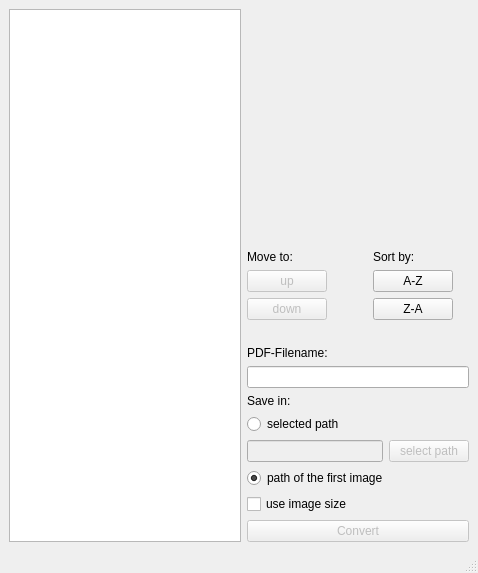
<?xml version="1.0" encoding="UTF-8"?>
<ui version="4.0">
 <class>MainWindow</class>
 <widget class="QMainWindow" name="MainWindow">
  <property name="geometry">
   <rect>
    <x>0</x>
    <y>0</y>
    <width>478</width>
    <height>573</height>
   </rect>
  </property>
  <property name="acceptDrops">
   <bool>true</bool>
  </property>
  <property name="windowTitle">
   <string notr="true">ImagesToPDF</string>
  </property>
  <widget class="QWidget" name="centralwidget">
   <property name="acceptDrops">
    <bool>false</bool>
   </property>
   <layout class="QHBoxLayout" name="horizontalLayout">
    <item>
     <widget class="QListWidget" name="image_list">
      <property name="maximumSize">
       <size>
        <width>500</width>
        <height>16777215</height>
       </size>
      </property>
      <property name="contextMenuPolicy">
       <enum>Qt::CustomContextMenu</enum>
      </property>
      <property name="acceptDrops">
       <bool>false</bool>
      </property>
      <property name="selectionMode">
       <enum>QAbstractItemView::MultiSelection</enum>
      </property>
     </widget>
    </item>
    <item>
     <layout class="QVBoxLayout" name="verticalLayout">
      <property name="leftMargin">
       <number>0</number>
      </property>
      <item>
       <spacer name="verticalSpacer">
        <property name="orientation">
         <enum>Qt::Vertical</enum>
        </property>
        <property name="sizeHint" stdset="0">
         <size>
          <width>20</width>
          <height>40</height>
         </size>
        </property>
       </spacer>
      </item>
      <item>
       <layout class="QHBoxLayout" name="horizontalLayout_3">
        <property name="leftMargin">
         <number>0</number>
        </property>
        <property name="topMargin">
         <number>0</number>
        </property>
        <property name="bottomMargin">
         <number>20</number>
        </property>
        <item>
         <layout class="QVBoxLayout" name="verticalLayout_3">
          <property name="leftMargin">
           <number>0</number>
          </property>
          <property name="topMargin">
           <number>0</number>
          </property>
          <item>
           <widget class="QLabel" name="l_move">
            <property name="text">
             <string>Move to:</string>
            </property>
           </widget>
          </item>
          <item>
           <widget class="QPushButton" name="pb_up">
            <property name="enabled">
             <bool>false</bool>
            </property>
            <property name="text">
             <string>up</string>
            </property>
           </widget>
          </item>
          <item>
           <widget class="QPushButton" name="pb_down">
            <property name="enabled">
             <bool>false</bool>
            </property>
            <property name="text">
             <string>down</string>
            </property>
           </widget>
          </item>
         </layout>
        </item>
        <item>
         <spacer name="horizontalSpacer">
          <property name="orientation">
           <enum>Qt::Horizontal</enum>
          </property>
          <property name="sizeType">
           <enum>QSizePolicy::Fixed</enum>
          </property>
          <property name="sizeHint" stdset="0">
           <size>
            <width>40</width>
            <height>20</height>
           </size>
          </property>
         </spacer>
        </item>
        <item>
         <layout class="QVBoxLayout" name="verticalLayout_4">
          <item>
           <widget class="QLabel" name="l_sort">
            <property name="text">
             <string>Sort by:</string>
            </property>
           </widget>
          </item>
          <item>
           <widget class="QPushButton" name="pb_A_Z">
            <property name="text">
             <string>A-Z</string>
            </property>
           </widget>
          </item>
          <item>
           <widget class="QPushButton" name="pb_Z_A">
            <property name="text">
             <string>Z-A</string>
            </property>
           </widget>
          </item>
         </layout>
        </item>
        <item>
         <spacer name="horizontalSpacer_2">
          <property name="orientation">
           <enum>Qt::Horizontal</enum>
          </property>
          <property name="sizeHint" stdset="0">
           <size>
            <width>40</width>
            <height>20</height>
           </size>
          </property>
         </spacer>
        </item>
       </layout>
      </item>
      <item>
       <widget class="QLabel" name="l_file_name">
        <property name="text">
         <string>PDF-Filename:</string>
        </property>
       </widget>
      </item>
      <item>
       <widget class="QLineEdit" name="le_file_name"/>
      </item>
      <item>
       <widget class="QLabel" name="l_save">
        <property name="text">
         <string>Save in:</string>
        </property>
       </widget>
      </item>
      <item>
       <widget class="QRadioButton" name="rb_use_selected_path">
        <property name="text">
         <string>selected path</string>
        </property>
       </widget>
      </item>
      <item>
       <layout class="QHBoxLayout" name="horizontalLayout_2">
        <item>
         <widget class="QLineEdit" name="le_path">
          <property name="enabled">
           <bool>false</bool>
          </property>
         </widget>
        </item>
        <item>
         <widget class="QPushButton" name="pb_select_path">
          <property name="enabled">
           <bool>false</bool>
          </property>
          <property name="text">
           <string>select path</string>
          </property>
         </widget>
        </item>
       </layout>
      </item>
      <item>
       <widget class="QRadioButton" name="rb_use_img_path">
        <property name="text">
         <string>path of the first image</string>
        </property>
        <property name="checked">
         <bool>true</bool>
        </property>
       </widget>
      </item>
      <item>
       <widget class="QCheckBox" name="cb_pdf_side_size">
        <property name="text">
         <string>use image size</string>
        </property>
       </widget>
      </item>
      <item>
       <widget class="QPushButton" name="pb_convert">
        <property name="enabled">
         <bool>false</bool>
        </property>
        <property name="text">
         <string>Convert</string>
        </property>
       </widget>
      </item>
     </layout>
    </item>
   </layout>
  </widget>
  <widget class="QMenuBar" name="menubar">
   <property name="geometry">
    <rect>
     <x>0</x>
     <y>0</y>
     <width>478</width>
     <height>23</height>
    </rect>
   </property>
  </widget>
  <widget class="QStatusBar" name="statusbar"/>
 </widget>
 <resources/>
 <connections/>
</ui>
